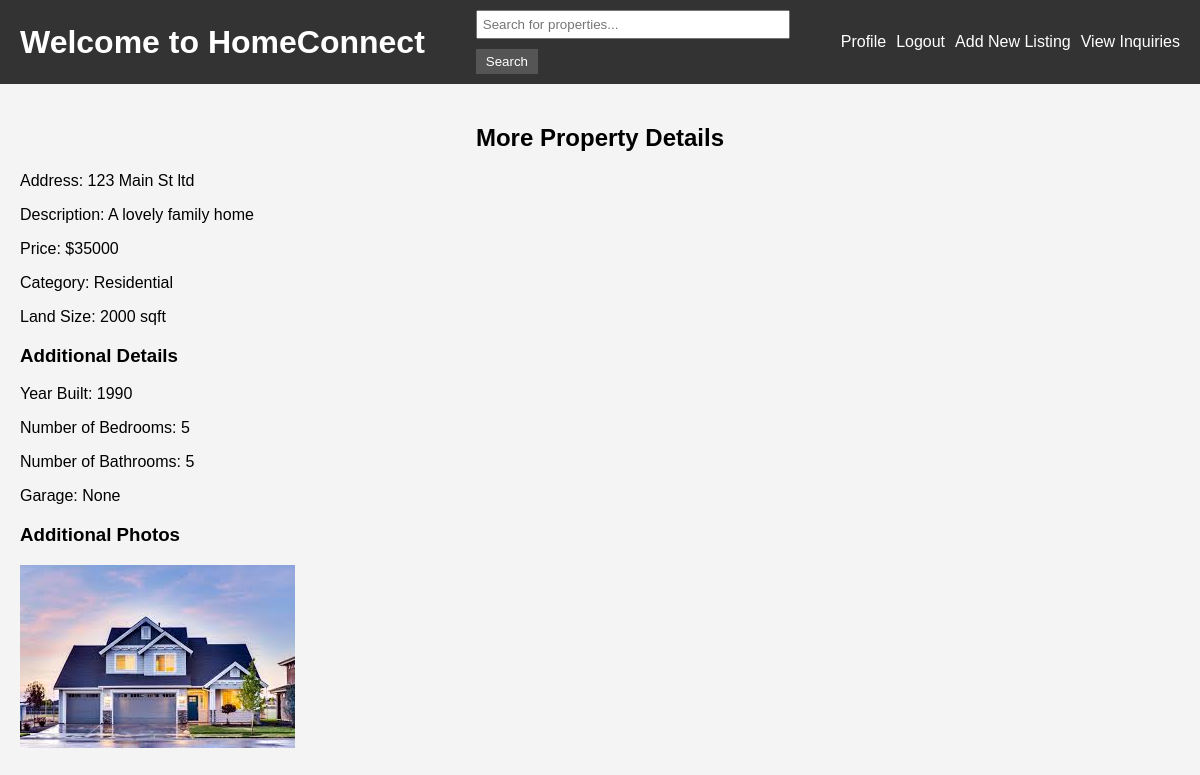
The app's page /properties/12/more/ (signed in), older data.
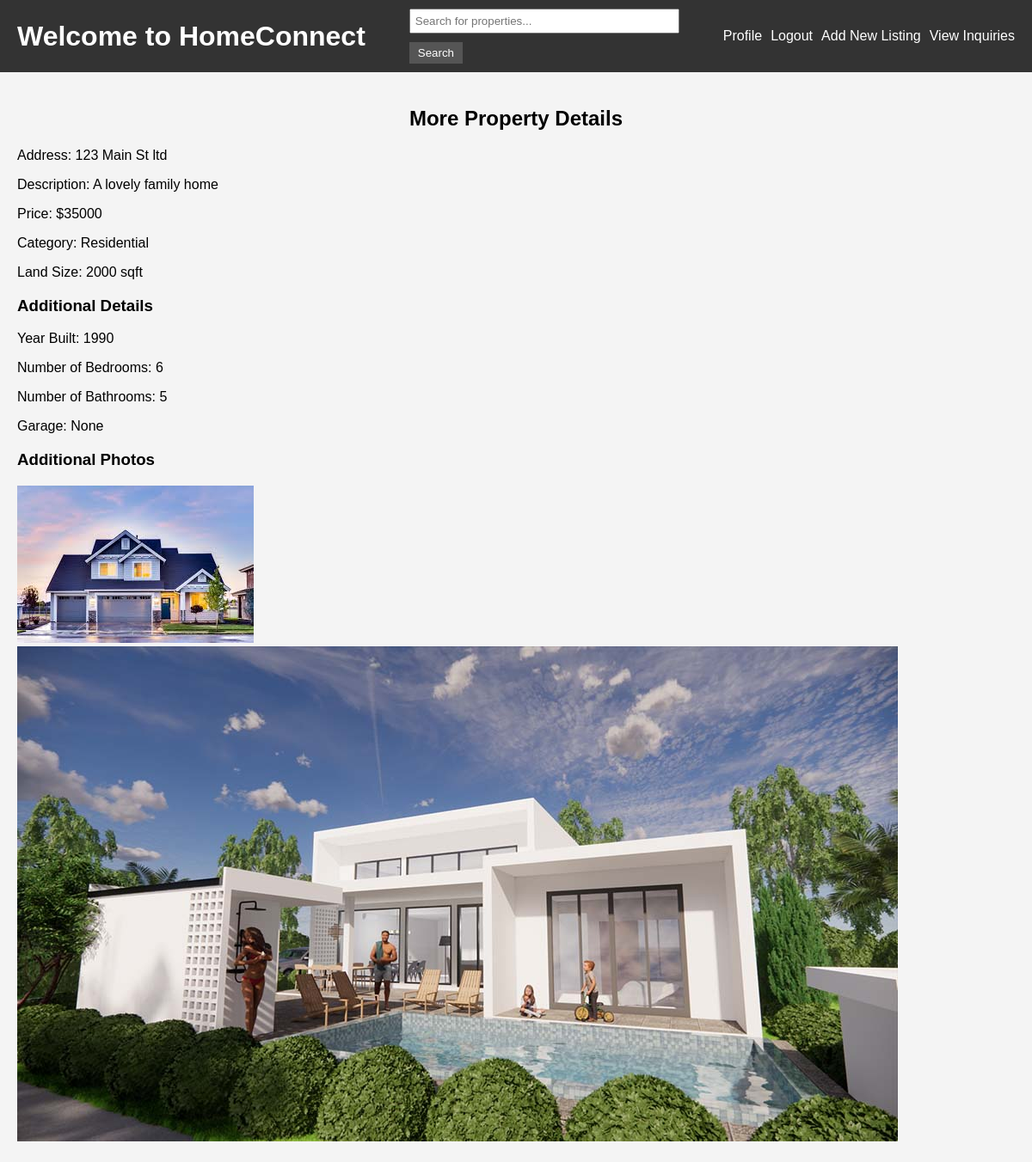
The same page, newer data.
### core/models.py (models this page shows, shortened)
class Property(models.Model):
    property_purchaser = models.ForeignKey(PropertyPurchaser, on_delete=models.CASCADE)
    address = models.CharField(max_length=255)
    description = models.TextField()
    price = models.CharField(max_length=20)
    category = models.CharField(max_length=50)
    land_size = models.CharField(max_length=20)
    image = models.ImageField(upload_to='property_images/', null=True, blank=True)
    number_of_bedrooms = models.CharField(max_length=5, null=True, blank=True)
    number_of_bathrooms = models.CharField(max_length=5, null=True, blank=True)
    garage = models.CharField(max_length=5, null=True, blank=True)
    year_built = models.CharField(max_length=4, null=True, blank=True)

class AdditionalPhoto(models.Model):
    property = models.ForeignKey(Property, related_name='additional_photos', on_delete=models.CASCADE)
    photo = models.ImageField(upload_to='additional_photos/')

### core/views.py (the view)
# urls.py: path('properties/<int:property_id>/more/', views.more_property_details, name='more_property_details'),
@login_required
def more_property_details(request, property_id):
    property_instance = get_object_or_404(Property, id=property_id)
    return render(request, 'more_property_details.html', {'property': property_instance})

### core/templates/more_property_details.html (shortened to what this page needs)
{% extends 'base.html' %}
{% block content %}
<h2>More Property Details</h2>
<p>Address: {{ property.address }}</p>
<p>Description: {{ property.description }}</p>
<p>Price: ${{ property.price }}</p>
<p>Category: {{ property.category }}</p>
<p>Land Size: {{ property.land_size }}</p>
<h3>Additional Details</h3>
<p>Year Built: {{ property.year_built }}</p>
<p>Number of Bedrooms: {{ property.number_of_bedrooms }}</p>
<p>Number of Bathrooms: {{ property.number_of_bathrooms }}</p>
<p>Garage: {{ property.garage }}</p>
<h3>Additional Photos</h3>
{% for photo in property.additional_photos.all %}
    <img src="{{ photo.photo.url }}" alt="Additional Photo">
{% empty %}
    <p>No additional photos available.</p>
{% endfor %}
{% endblock %}

Row changes from the older to the newer data that the page shows:
changed Property "123 Main St ltd": number_of_bedrooms "5" → "6"
added AdditionalPhoto: photo (picture)
